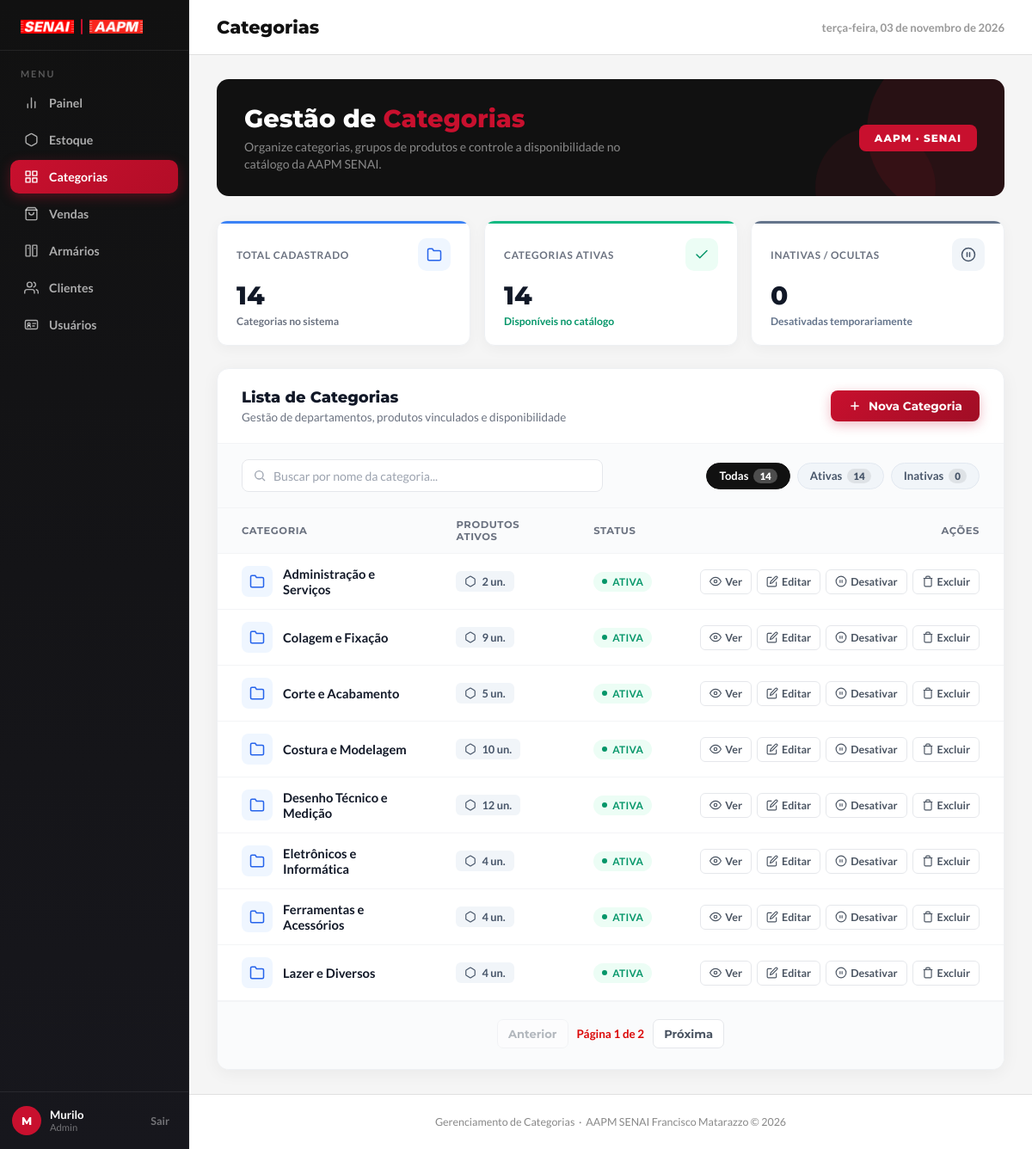
/categorias (signed in), run on the app's committed database.
### app/models/categoria.py (models this page shows)
class Categoria(Base):
    __tablename__ = "categorias"
    id = Column(Integer, primary_key=True, autoincrement=True, index=True)
    nome = Column(String(50), unique=True, nullable=False)
    ativa = Column(Boolean, default=True)
    produtos = relationship("Produto", back_populates="categoria", lazy="select")

### app/controllers/categoria_controller.py (the view)
@router.get("")
def listar_categorias(
    request: Request,
    page: int = 1,
    per_page: int = 8,
    db: Session = Depends(get_db),
    usuario = Depends(get_usuario_logado)
):
    query = db.query(Categoria).order_by(Categoria.nome)
    total_categorias = query.count()
    total_ativas = db.query(func.count(Categoria.id)).filter(Categoria.ativa == True).scalar()
    total_inativas = db.query(func.count(Categoria.id)).filter(Categoria.ativa == False).scalar()
    page = max(page, 1)
    per_page = max(per_page, 1)
    total_pages = math.ceil(total_categorias / per_page) if total_categorias else 1
    page = min(page, total_pages)
    categorias = query.offset((page - 1) * per_page).limit(per_page).all()
    return templates.TemplateResponse(
        request,
        "categorias/index.html",
        {
            "request":    request,
            "usuario":    usuario,
            "categorias": categorias,
            "page": page,
            "per_page": per_page,
            "total_pages": total_pages,
            "total_categorias": total_categorias,
            "total_ativas": total_ativas or 0,
            "total_inativas": total_inativas or 0,
        }
    )

### app/templates/categorias/index.html (shortened to what this page needs)
<!DOCTYPE html>
<html lang="pt-BR">
<head>
  <link rel="stylesheet" href="/static/css/categorias.css?v=3" />
  <link rel="stylesheet" href="/static/css/transicoes.css?v=1" />
  <link rel="stylesheet" href="/static/css/paginacao-estoque.css?v=1" />
</head>
<body>
  <aside class="barra-lateral" id="barraLateral">
    <div class="barra-logo">
      <img class="barra-logo-senai" src="/static/uploads/foto-senai.png" alt="SENAI">
      <div class="barra-logo-separador"></div>
      <img class="barra-logo-aapm" src="/static/uploads/logo-aapm.png" alt="AAPM">
    </div>
    <span class="barra-menu-titulo">Menu</span>
    <ul class="barra-nav">
      <li>
        <a href="/painel">
          <svg viewBox="0 0 24 24">
            <line x1="18" y1="20" x2="18" y2="10" />
            <line x1="12" y1="20" x2="12" y2="4" />
            <line x1="6" y1="20" x2="6" y2="14" />
          </svg>
          Painel
        </a>
      </li>
      <li>
        <a href="/produtos/">
          <svg viewBox="0 0 24 24">
            <path d="M21 16V8a2 2 0 0 0-1-1.73l-7-4a2 2 0 0 0-2 0l-7 4A2 2 0 0 0 3 8v8a2 2 0 0 0 1 1.73l7 4a2 2 0 0 0 2 0l7-4A2 2 0 0 0 21 16z" />
          </svg>
          Estoque
        </a>
      </li>
      <li>
        <a href="/categorias/" class="ativo" aria-current="page">
          <svg viewBox="0 0 24 24" fill="currentColor">
            <path d="M3 3h7v7H3V3zm11 0h7v7h-7V3zM3 14h7v7H3v-7zm11 0h7v7h-7v-7z" />
          </svg>
          Categorias
        </a>
      </li>
      <li>
        <a href="/pdv/">
          <svg viewBox="0 0 24 24">
            <path d="M6 2L3 6v14a2 2 0 0 0 2 2h14a2 2 0 0 0 2-2V6l-3-4z" />
            <line x1="3" y1="6" x2="21" y2="6" />
            <path d="M16 10a4 4 0 0 1-8 0" />
          </svg>
          Vendas
        </a>
      </li>
      <li>
        <a href="/armarios/">
          <svg viewBox="0 0 24 24">
            <rect x="3" y="3" width="7" height="18" rx="1" />
            <rect x="14" y="3" width="7" height="18" rx="1" />
            <line x1="7" y1="8" x2="7" y2="8.01" />
            <line x1="18" y1="8" x2="18" y2="8.01" />
          </svg>
          Armários
        </a>
      </li>
      {% if usuario and usuario.role == 'admin' %}
      <li>
        <a href="/clientes/">
          <svg viewBox="0 0 24 24">
            <path d="M17 21v-2a4 4 0 0 0-4-4H5a4 4 0 0 0-4 4v2" />
            <circle cx="9" cy="7" r="4" />
            <path d="M23 21v-2a4 4 0 0 0-3-3.87" />
            <path d="M16 3.13a4 4 0 0 1 0 7.75" />
          </svg>
          Clientes
        </a>
      </li>
      {% endif %}
      {% if usuario and usuario.role == 'admin' %}
      <li>
        <a href="/usuarios/">
          Usuários
        </a>
      </li>
      {% endif %}
    </ul>
    <div class="barra-rodape">
      <div class="barra-usuario">
        <div class="avatar-usuario">{{ (usuario.nome[0] if usuario and usuario.nome else 'AD') | upper }}</div>
        <div class="info-usuario">
          <strong>{{ usuario.nome if usuario and usuario.nome else 'Usuário' }}</strong>
          <small>{{ usuario.role|capitalize if usuario and usuario.role else 'Usuário' }}</small>
        </div>
      </div>
      <button class="btn-sair" onclick="window.location.href='/auth/logout'">Sair</button>
    </div>
  </aside>
  <div class="conteudo-principal">
    <header class="cabecalho-pagina">
      <div class="cabecalho-titulo">
        <h1>Categorias</h1>
      </div>
      <span class="cabecalho-data" id="dataAtual"></span>
    </header>
    <main class="area-conteudo">
      <div class="bloco-boas-vindas">
        <div class="bv-texto">
          <h2>Gestão de <span>Categorias</span></h2>
          <p>Organize categorias, grupos de produtos e controle a disponibilidade no catálogo da AAPM SENAI.</p>
        </div>
        <div class="bv-badge">AAPM · SENAI</div>
      </div>
      {% set v_total = total_categorias if (total_categorias is defined and total_categorias is not none) else (categorias | length if categorias else 0) %}
      {% set v_ativas = total_ativas if total_ativas is defined else (categorias | selectattr('ativa', 'equalto', true) | list | length if categorias else 0) %}
      {% set v_inativas = total_inativas if total_inativas is defined else (categorias | selectattr('ativa', 'equalto', false) | list | length if categorias else 0) %}
      <div class="grade-metricas">
        <div class="card-metrica card-total" data-filtro-status="todos" style="cursor: pointer;" title="Filtrar todas as categorias">
          <div class="cm-topo">
            <span class="cm-label">Total Cadastrado</span>
            <div class="cm-icone azul">
              <svg viewBox="0 0 24 24">
                <path d="M22 19a2 2 0 0 1-2 2H4a2 2 0 0 1-2-2V5a2 2 0 0 1 2-2h5l2 3h9a2 2 0 0 1 2 2z" />
              </svg>
            </div>
          </div>
          <div class="cm-valor" id="metricaTotalCategorias">{{ v_total }}</div>
          <div class="cm-variacao neutro">Categorias no sistema</div>
        </div>
        <div class="card-metrica card-disponivel" data-filtro-status="ativa" style="cursor: pointer;" title="Filtrar categorias ativas">
          <div class="cm-topo">
            <span class="cm-label">Categorias Ativas</span>
            <div class="cm-icone verde">
              <svg viewBox="0 0 24 24">
                <polyline points="20 6 9 17 4 12" />
              </svg>
            </div>
          </div>
          <div class="cm-valor" id="metricaCategoriasAtivas">{{ v_ativas }}</div>
          <div class="cm-variacao disponivel">Disponíveis no catálogo</div>
        </div>
        <div class="card-metrica card-inativo" data-filtro-status="inativa" style="cursor: pointer;" title="Filtrar categorias inativas">
          <div class="cm-topo">
            <span class="cm-label">Inativas / Ocultas</span>
            <div class="cm-icone cinza">
              <svg viewBox="0 0 24 24">
                <circle cx="12" cy="12" r="10" />
                <line x1="10" y1="15" x2="10" y2="9" />
                <line x1="14" y1="15" x2="14" y2="9" />
              </svg>
            </div>
          </div>
          <div class="cm-valor" id="metricaCategoriasInativas">{{ v_inativas }}</div>
          <div class="cm-variacao inativo">Desativadas temporariamente</div>
        </div>
      </div>
      <div class="armarios-card">
        <div class="card-cabecalho">
          <div>
            <h3>Lista de Categorias</h3>
            <span>Gestão de departamentos, produtos vinculados e disponibilidade</span>
          </div>
          {% if usuario and usuario.role == 'admin' %}
          <button type="button" class="btn-principal" onclick="abrirModalCategoriaNova()">
            <svg viewBox="0 0 24 24"><line x1="12" y1="5" x2="12" y2="19"/><line x1="5" y1="12" x2="19" y2="12"/></svg>
            Nova Categoria
          </button>
          {% endif %}
        </div>
        <div class="filtros-armarios">
          <label class="barra-busca-armario">
            <svg viewBox="0 0 24 24">
              <circle cx="11" cy="11" r="7" />
              <line x1="21" y1="21" x2="16.65" y2="16.65" />
            </svg>
            <input
              type="text"
              id="buscaCategoria"
              placeholder="Buscar por nome da categoria..."
              autocomplete="off"
              aria-label="Buscar categorias" />
          </label>
          <div class="grupo-chips" id="grupoFiltroStatus" role="group" aria-label="Filtrar por status">
            <button type="button" class="btn-filtro ativo" data-status="todos">
              Todas <span class="chip-contador" id="chipContadorTodas">{{ v_total }}</span>
            </button>
            <button type="button" class="btn-filtro" data-status="ativa">
              Ativas <span class="chip-contador" id="chipContadorAtivas">{{ v_ativas }}</span>
            </button>
            <button type="button" class="btn-filtro" data-status="inativa">
              Inativas <span class="chip-contador" id="chipContadorInativas">{{ v_inativas }}</span>
            </button>
          </div>
        </div>
        <div class="tabela-container">
          <table class="tabela-armarios">
            <thead>
              <tr>
                <th>Categoria</th>
                <th>Produtos Ativos</th>
                <th>Status</th>
                {% if usuario and usuario.role == 'admin' %}
                <th style="text-align: right;">Ações</th>
                {% endif %}
              </tr>
            </thead>
            <tbody id="corpoTabela">
              {% for c in categorias %}
              {% set prods_ativos = c.produtos | selectattr('ativa') | list %}
              <tr data-status="{{ 'ativa' if c.ativa else 'inativa' }}">
                <td>
                  <div class="celula-categoria">
                    <div class="icone-categoria-pasta">
                      <svg viewBox="0 0 24 24">
                        <path d="M22 19a2 2 0 0 1-2 2H4a2 2 0 0 1-2-2V5a2 2 0 0 1 2-2h5l2 3h9a2 2 0 0 1 2 2z" />
                      </svg>
                    </div>
                    <span class="nome-cat-titulo">{{ c.nome }}</span>
                  </div>
                </td>
                <td>
                  <span class="badge-contagem-produtos" title="{{ prods_ativos | length }} produto(s) ativo(s)">
                    <svg width="14" height="14" viewBox="0 0 24 24" fill="none" stroke="currentColor" stroke-width="2">
                      <path d="M21 16V8a2 2 0 0 0-1-1.73l-7-4a2 2 0 0 0-2 0l-7 4A2 2 0 0 0 3 8v8a2 2 0 0 0 1 1.73l7 4a2 2 0 0 0 2 0l7-4A2 2 0 0 0 21 16z"/>
                    </svg>
                    {{ prods_ativos | length }} un.
                  </span>
                </td>
                <td>
                  {% if c.ativa %}
                  <span class="tag-tipo verde">
                    <span class="ponto-status"></span> Ativa
                  </span>
                  {% else %}
                  <span class="tag-tipo cinza">
                    <span class="ponto-status"></span> Inativa
                  </span>
                  {% endif %}
                </td>
                {% if usuario and usuario.role == 'admin' %}
                <td>
                  <div class="acoes-armario" style="justify-content: flex-end;">
                    <button
                      type="button"
                      class="btn-acao btn-abrir-ver"
                      data-id="{{ c.id }}"
                      data-nome="{{ c.nome }}"
                      data-ativa="{{ 'true' if c.ativa else 'false' }}"
                      data-produtos='[
                        {% for p in c.produtos %}
                        {
                          "nome": {{ p.nome | tojson }},
                          "preco": {{ p.preco | default(0) }}
                        }{% if not loop.last %},{% endif %}
                        {% endfor %}
                      ]'
                      onclick="abrirModalCategoriaVer(this)"
                      title="Ver produtos vinculados">
                      <svg viewBox="0 0 24 24"><path d="M1 12s4-8 11-8 11 8 11 8-4 8-11 8-11-8-11-8z"/><circle cx="12" cy="12" r="3"/></svg>
                      Ver
                    </button>
                    <button
                      type="button"
                      class="btn-acao btn-editar"
                      data-id="{{ c.id }}"
                      data-nome="{{ c.nome }}"
                      data-ativa="{{ 'true' if c.ativa else 'false' }}"
                      data-produtos='[
                        {% for p in c.produtos %}
                        {
                          "nome": {{ p.nome | tojson }},
                          "preco": {{ p.preco | default(0) }}
                        }{% if not loop.last %},{% endif %}
                        {% endfor %}
                      ]'
                      onclick="abrirModalCategoriaEditar(this)"
                      title="Editar categoria">
                      <svg viewBox="0 0 24 24"><path d="M11 4H4a2 2 0 0 0-2 2v14a2 2 0 0 0 2 2h14a2 2 0 0 0 2-2v-7"/><path d="M18.5 2.5a2.121 2.121 0 0 1 3 3L12 15l-4 1 1-4 9.5-9.5z"/></svg>
                      Editar
                    </button>
                    {% if c.ativa %}
                    <button
                      type="button"
                      class="btn-acao btn-toggle-desativar"
                      data-id="{{ c.id }}"
                      data-nome="{{ c.nome }}"
                      data-ativa="true"
                      onclick="abrirModalCategoriaToggle(this)"
                      title="Desativar categoria">
                      <svg viewBox="0 0 24 24"><circle cx="12" cy="12" r="10"/><line x1="10" y1="15" x2="10" y2="9"/><line x1="14" y1="15" x2="14" y2="9"/></svg>
                      Desativar
                    </button>
                    {% endif %}
                    <button
                      type="button"
                      class="btn-acao btn-excluir"
                      data-id="{{ c.id }}"
                      data-nome="{{ c.nome }}"
                      data-produtos-count="{{ c.produtos | length }}"
                      onclick="abrirModalCategoriaExcluir(this)"
                      title="Excluir categoria">
                      <svg viewBox="0 0 24 24"><polyline points="3 6 5 6 21 6"/><path d="M19 6v14a2 2 0 0 1-2 2H7a2 2 0 0 1-2-2V6m3 0V4a2 2 0 0 1 2-2h4a2 2 0 0 1 2 2v2"/></svg>
                      Excluir
                    </button>
                  </div>
                </td>
                {% endif %}
              </tr>
              {% endfor %}
            </tbody>
          </table>
        </div>
        {% if total_pages > 1 %}
        <nav class="paginacao-servidor paginacao-estoque" aria-label="Paginação de categorias">
          {% if page > 1 %}
          <a class="btn-pagina" href="/categorias?page={{ page - 1 }}&per_page={{ per_page }}">Anterior</a>
          {% else %}
          <span class="btn-pagina desabilitado">Anterior</span>
          {% endif %}
          <span class="paginacao-info">Página {{ page }} de {{ total_pages }}</span>
          {% if page < total_pages %}
          <a class="btn-pagina" href="/categorias?page={{ page + 1 }}&per_page={{ per_page }}">Próxima</a>
          {% else %}
          <span class="btn-pagina desabilitado">Próxima</span>
          {% endif %}
        </nav>
        {% endif %}
      </div>
    </main>
    <footer class="rodape-admin">
      Gerenciamento de Categorias &nbsp;·&nbsp; AAPM SENAI Francisco Matarazzo &copy; 2026
    </footer>
  </div>
</body>
</html>

### data on the page
Categoria: nome "Administração e Serviços", prods_ativos "2", ativa True (drawn)
Categoria: nome "Colagem e Fixação", prods_ativos "9", ativa True (drawn)
Categoria: nome "Corte e Acabamento", prods_ativos "5", ativa True (drawn)
Categoria: nome "Costura e Modelagem", prods_ativos "10", ativa True (drawn)
Categoria: nome "Desenho Técnico e Medição", prods_ativos "12", ativa True (drawn)
Categoria: nome "Eletrônicos e Informática", prods_ativos "4", ativa True (drawn)
Categoria: nome "Ferramentas e Acessórios", prods_ativos "4", ativa True (drawn)
Categoria: nome "Lazer e Diversos", prods_ativos "4", ativa True (drawn)

### other printed values
{{ (usuario.nome[0] if usuario and usuario.nome else 'AD') | upper }} "M"
{{ usuario.nome if usuario and usuario.nome else 'Usuário' }} "Murilo"
{{ usuario.role|capitalize if usuario and usuario.role else 'Usuário' }} "Admin"
{{ v_total }} "14"
{{ v_ativas }} "14"
{{ v_inativas }} "0"
{{ page }} "1"
{{ total_pages }} "2"
